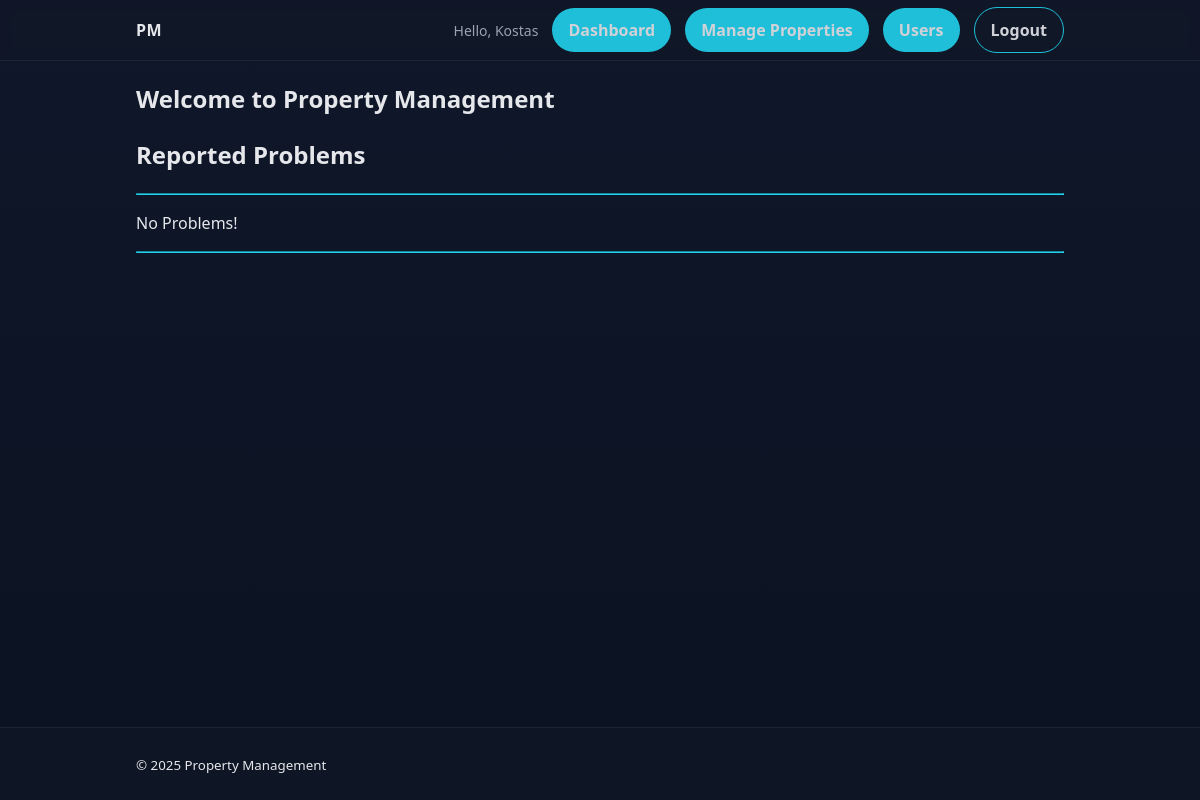
The app's page / (signed in), older data.
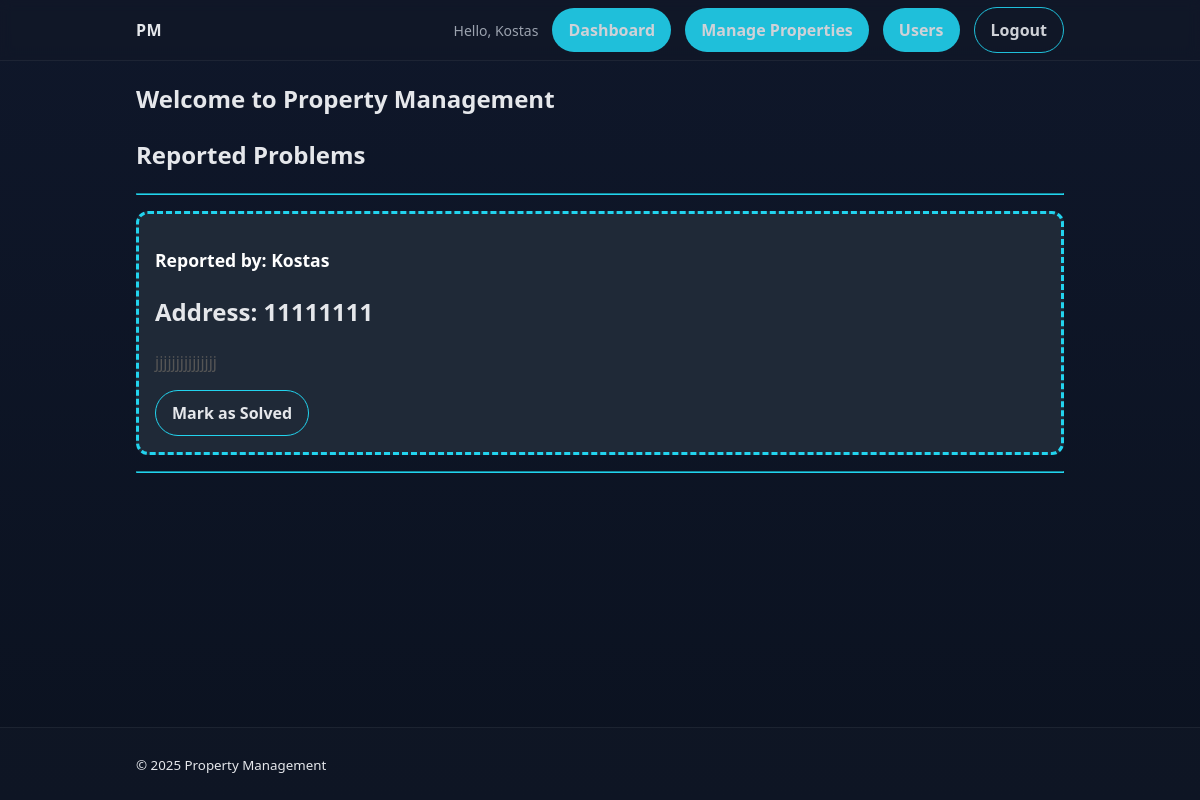
The same page, newer data.
### pm/models.py (models this page shows, shortened)
class Problem(models.Model):
    property = models.ForeignKey(Property, on_delete=models.CASCADE)
    tenant = models.ForeignKey(User, on_delete=models.CASCADE)
    description = models.TextField()
    created_at = models.DateTimeField(auto_now_add=True)
    updated_at = models.DateTimeField(auto_now=True)

class Property(models.Model):
    address = models.CharField(max_length=200)
    property_type = models.CharField(max_length=30, choices=[
        ('condo', 'Condo'),
        ('apartment', 'Apartment'),
        ('studio', 'Studio'),
        ('house', 'House'),
        ('townhouse', 'Townhouse'),
        ('bungalow', 'Bungalow'),
        ('co-op', 'Co-op'),
        ('loft', 'Loft'),
        ('barn', 'Barn'),
        ('shack', 'Shack'),
        ('cottage', 'Cottage'),
        ('parking' ,'Parking')
        ])
    property_size = models.CharField(max_length=50)
    price = models.DecimalField(max_digits=10, decimal_places=2)
    price_status = models.CharField(max_length=10, choices=[('negotiable', 'Negotiable'), ('fixed', 'Fixed')])
    rent_price = models.DecimalField(max_digits=10, decimal_places=2)
    rent_price_status = models.CharField(max_length=10, choices=[('negotiable', 'Negotiable'), ('fixed', 'Fixed')])
    bedrooms = models.IntegerField()
    bathrooms = models.IntegerField()
    parking_spaces = models.IntegerField()
    amenities = models.CharField(max_length=200)
    description = models.TextField()
    owner = models.ForeignKey(User, on_delete=models.CASCADE)
    tennant = models.ForeignKey(User, default=None, on_delete=models.CASCADE, related_name='rental_tennant')  # Add a tennant field with a related name
    status = models.CharField(max_length=50, default='Available', choices=[('available', 'Available'), ('rented', 'Rented')])  # Add a status field with choices
    created_at = models.DateTimeField(auto_now_add=True)
    updated_at = models.DateTimeField(auto_now=True)
    def __str__(self):
        return f'{self.address}'

### pm/views.py (the view)
# urls.py: 2. Add a URL to urlpatterns:  path('', views.home, name='home')
@login_required
def home(request):
    problems = Problem.objects.filter(property__owner=request.user).order_by('-created_at')
    return render(request, 'pm/home.html', {'problems':problems})

### pm/templates/pm/home.html (shortened to what this page needs)
{% extends 'pm/base.html' %}
{% block staff_nav %}
  {% if user.is_staff %}
    <li class="nav-item"><a class="btn" href="{% url 'home' %}">Dashboard</a></li>
    <li class="nav-item"><a class="btn" href="{% url 'manage_properties' %}">Manage Properties</a></li>
    <li class="nav-item"><a class="btn" href="{% url 'home' %}">Users</a></li>
  {% else %}
    <li class="nav-item"><a class="btn" href="{% url 'report_problem' %}">Report Problem</a></li>
  {% endif %}
{% endblock %}
{% block content %}
  <h2>Welcome to Property Management</h2>
  <h2>Reported Problems</h2>
    <hr style="border-color: var(--primary); margin-bottom: 1rem;">
  {% for problem in problems %}
    <div class="problem-card">
        <div class="problem-header">
        <h3 class="problem-title">Reported by: {{ problem.tenant }}</h3>
        </div>
        <div class="problem-body">
        <h2>Address: {{ problem.property }}</h2>
        <p class="problem-description">{{ problem.description }}</p>
        </div>
        <div class="form-actions">
            <a class="btn btn-outline" href="{% url "solve_problem" problem.id %}">Mark as Solved</a>
        </div>
    </div>
    {% empty %}
    <p>No Problems!</p>
  {% endfor %}
  <hr style="border-color: var(--primary); margin-bottom: 1rem;">
{% endblock %}

Row changes from the older to the newer data that the page shows:
added Problem: tenant "Kostas", property "11111111", description "jjjjjjjjjjjjjjj"
Text that changed along with them:
text no longer shown: "No Problems!"
